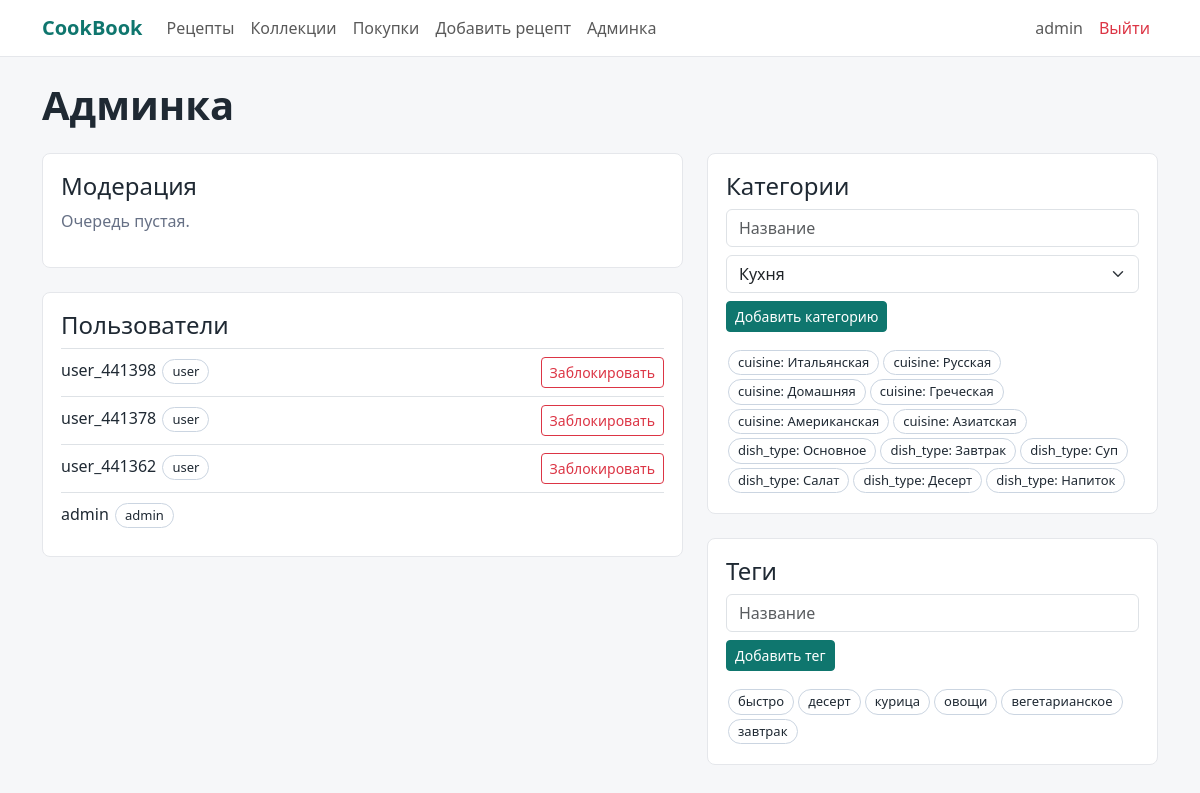
Page /admin (signed in) on the earlier database version.
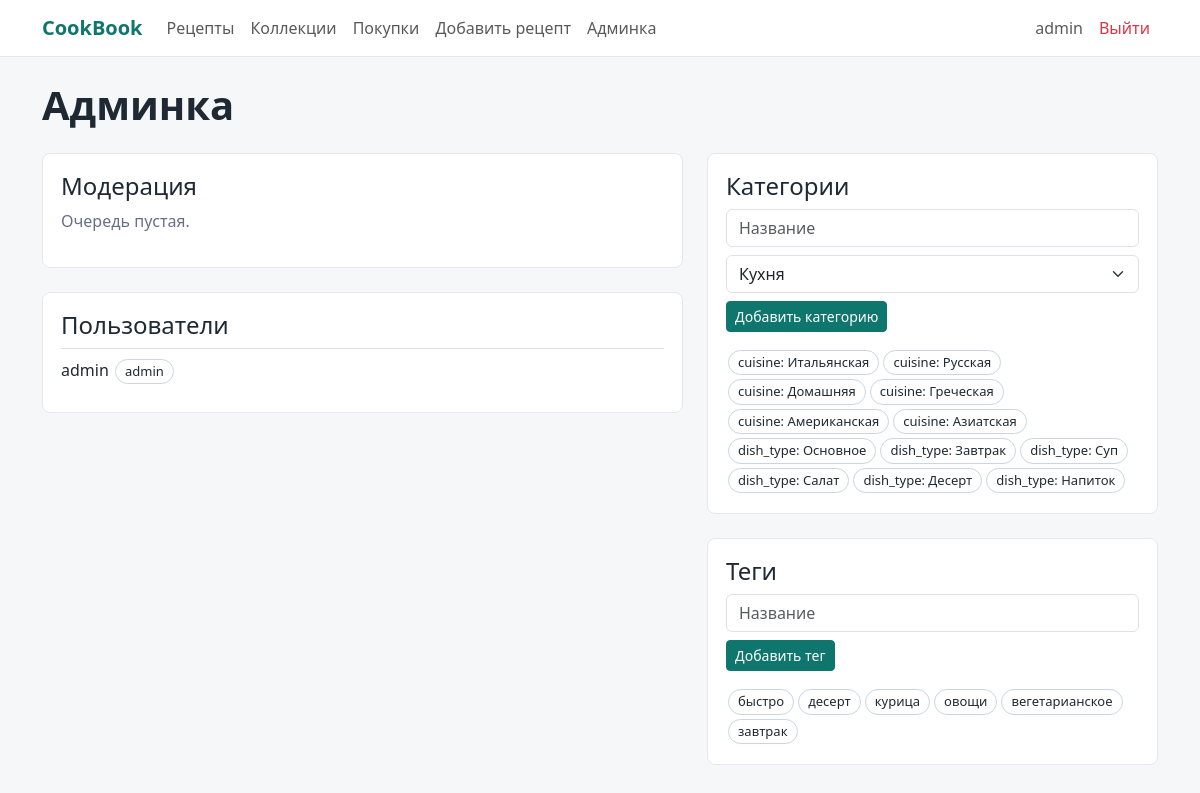
Same page on the later database version.
### data/models.py (models this page shows, shortened)
class User(SqlAlchemyBase, UserMixin):
    __tablename__ = "users"
    id = sa.Column(sa.Integer, primary_key=True, autoincrement=True)
    username = sa.Column(sa.String(80), unique=True, nullable=False)
    name = sa.Column(sa.String(120), nullable=False)
    email = sa.Column(sa.String(120), unique=True, nullable=True)
    phone = sa.Column(sa.String(20), unique=True, nullable=True)
    avatar_url = sa.Column(sa.String(300), nullable=True)
    role = sa.Column(sa.String(20), nullable=False, default="user")
    is_blocked = sa.Column(sa.Boolean, nullable=False, default=False)
    hashed_password = sa.Column(sa.String(250), nullable=False)
    created_date = sa.Column(sa.DateTime, default=dt.datetime.now)
    @property
    def is_admin(self):
        return self.role == "admin"

class Category(SqlAlchemyBase):
    __tablename__ = "categories"
    id = sa.Column(sa.Integer, primary_key=True, autoincrement=True)
    name = sa.Column(sa.String(80), unique=True, nullable=False)
    kind = sa.Column(sa.String(40), nullable=False)

class Tag(SqlAlchemyBase):
    __tablename__ = "tags"
    id = sa.Column(sa.Integer, primary_key=True, autoincrement=True)
    name = sa.Column(sa.String(80), unique=True, nullable=False)

### main.py (the view)
@app.route("/admin", methods=["GET", "POST"])
@login_required
def admin():
    if not current_user.is_admin:
        abort(403)
    db_sess = db_session.create_session()
    category_form = AdminCategoryForm(prefix="category")
    tag_form = AdminTagForm(prefix="tag")
    if category_form.submit.data and category_form.validate_on_submit():
        if not db_sess.query(Category).filter(Category.name == category_form.name.data).first():
            db_sess.add(Category(name=category_form.name.data, kind=category_form.kind.data))
            db_sess.commit()
        return redirect(url_for("admin"))
    if tag_form.submit.data and tag_form.validate_on_submit():
        if not db_sess.query(Tag).filter(Tag.name == tag_form.name.data).first():
            db_sess.add(Tag(name=tag_form.name.data))
            db_sess.commit()
        return redirect(url_for("admin"))
    pending = db_sess.query(Recipe).filter(Recipe.status == "pending").all()
    users = db_sess.query(User).order_by(User.created_date.desc()).all()
    categories = db_sess.query(Category).all()
    tags = db_sess.query(Tag).all()
    return render_template("admin.html", pending=pending, users=users, categories=categories, tags=tags, category_form=category_form, tag_form=tag_form)

### forms/user_forms.py
class AdminCategoryForm(FlaskForm):
    name = StringField("Название", validators=[DataRequired(), Length(max=80)])
    kind = SelectField("Тип", choices=[("cuisine", "Кухня"), ("dish_type", "Тип блюда"), ("difficulty", "Сложность")])
    submit = SubmitField("Добавить категорию")

class AdminTagForm(FlaskForm):
    name = StringField("Тег", validators=[DataRequired(), Length(max=80)])
    submit = SubmitField("Добавить тег")

### data/db_session.py (called while the page is built)
def create_session():
    return __factory()

def remove_session():
    if __factory:
        __factory.remove()

### main.py (called while the page is built)
@login_manager.user_loader
def load_user(user_id):
    db_sess = db_session.create_session()
    return db_sess.get(User, int(user_id))

### templates/admin.html (shortened to what this page needs)
{% extends "base.html" %}
{% block content %}
<h1 class="fw-bold mb-4">Админка</h1>
<div class="row g-4">
    <div class="col-lg-7"><div class="panel mb-4"><h2 class="h4">Модерация</h2>{% for recipe in pending %}<div class="border-top py-3"><strong>{{ recipe.title }}</strong><p class="muted">{{ recipe.short_description }}</p><div class="d-flex gap-2"><a class="btn btn-outline-dark btn-sm" href="{{ url_for('recipe_detail', recipe_id=recipe.id) }}">Открыть</a><form method="post" action="{{ url_for('moderate_recipe', recipe_id=recipe.id, action='approve') }}"><button class="btn btn-success btn-sm" type="submit">Одобрить</button></form><form method="post" action="{{ url_for('moderate_recipe', recipe_id=recipe.id, action='reject') }}"><button class="btn btn-outline-danger btn-sm" type="submit">Отклонить</button></form></div></div>{% else %}<p class="muted">Очередь пустая.</p>{% endfor %}</div><div class="panel"><h2 class="h4">Пользователи</h2>{% for user in users %}<div class="d-flex justify-content-between border-top py-2"><div>{{ user.username }} <span class="tag">{{ user.role }}</span> {% if user.is_blocked %}<span class="tag">заблокирован</span>{% endif %}</div>{% if user.id != current_user.id %}<form method="post" action="{{ url_for('block_user', user_id=user.id) }}"><button class="btn btn-outline-danger btn-sm" type="submit">{% if user.is_blocked %}Разблокировать{% else %}Заблокировать{% endif %}</button></form>{% endif %}</div>{% endfor %}</div></div>
    <div class="col-lg-5"><div class="panel mb-4"><h2 class="h4">Категории</h2><form method="post" class="mb-3">{{ category_form.hidden_tag() }}{{ category_form.name(class="form-control mb-2", maxlength="80", placeholder="Название") }}{{ category_form.kind(class="form-select mb-2") }}{{ category_form.submit(class="btn btn-teal btn-sm") }}</form>{% for category in categories %}<span class="tag">{{ category.kind }}: {{ category.name }}</span>{% endfor %}</div><div class="panel"><h2 class="h4">Теги</h2><form method="post" class="mb-3">{{ tag_form.hidden_tag() }}{{ tag_form.name(class="form-control mb-2", maxlength="80", placeholder="Название") }}{{ tag_form.submit(class="btn btn-teal btn-sm") }}</form>{% for tag in tags %}<span class="tag">{{ tag.name }}</span>{% endfor %}</div></div>
</div>
{% endblock %}

### templates/base.html (shortened to what this page needs)
<!doctype html>
<html lang="ru">
<head>
    <link href="https://cdn.jsdelivr.net/npm/bootstrap@5.3.3/dist/css/bootstrap.min.css" rel="stylesheet">
</head>
<body>
<nav class="navbar navbar-expand-lg bg-white sticky-top no-print">
    <div class="container">
        <a class="navbar-brand brand" href="{{ url_for('index') }}">CookBook</a>
        <div class="collapse navbar-collapse" id="nav">
            <ul class="navbar-nav me-auto">
                <li class="nav-item"><a class="nav-link" href="{{ url_for('index') }}">Рецепты</a></li>
                {% if current_user.is_authenticated %}
                    <li class="nav-item"><a class="nav-link" href="{{ url_for('collections') }}">Коллекции</a></li>
                    <li class="nav-item"><a class="nav-link" href="{{ url_for('shopping') }}">Покупки</a></li>
                    <li class="nav-item"><a class="nav-link" href="{{ url_for('create_recipe') }}">Добавить рецепт</a></li>
                    {% if current_user.is_admin %}<li class="nav-item"><a class="nav-link" href="{{ url_for('admin') }}">Админка</a></li>{% endif %}
                {% endif %}
            </ul>
            <ul class="navbar-nav">
                {% if current_user.is_authenticated %}
                    <li class="nav-item"><a class="nav-link" href="{{ url_for('profile') }}">{{ current_user.username }}</a></li>
                    <li class="nav-item"><a class="nav-link text-danger" href="{{ url_for('logout') }}">Выйти</a></li>
                {% else %}
                    <li class="nav-item"><a class="nav-link" href="{{ url_for('login') }}">Войти</a></li>
                    <li class="nav-item"><a class="btn btn-teal ms-lg-2" href="{{ url_for('register') }}">Регистрация</a></li>
                {% endif %}
            </ul>
        </div>
    </div>
</nav>
<main class="container py-4">
    {% block content %}{% endblock %}
</main>
</body>
</html>

### templates/base.html (style rules this page uses)
body { background: #f6f7f9; color: #1f2933; }
.navbar { border-bottom: 1px solid #e5e7eb; }
.brand { color: #0f766e !important; font-weight: 800; }
.panel { background: white; border: 1px solid #e5e7eb; border-radius: 8px; padding: 18px; }
.tag { display: inline-block; padding: 2px 9px; border: 1px solid #cbd5e1; border-radius: 999px; font-size: 13px; margin: 2px; }
.muted { color: #667085; }
.btn-teal { background: #0f766e; border-color: #0f766e; color: white; }

Differences in the rows shown:
removed User: username "user_441398", role "user", is_blocked "Заблокировать"
removed User: username "user_441378", role "user", is_blocked "Заблокировать"
removed User: username "user_441362", role "user", is_blocked "Заблокировать"
